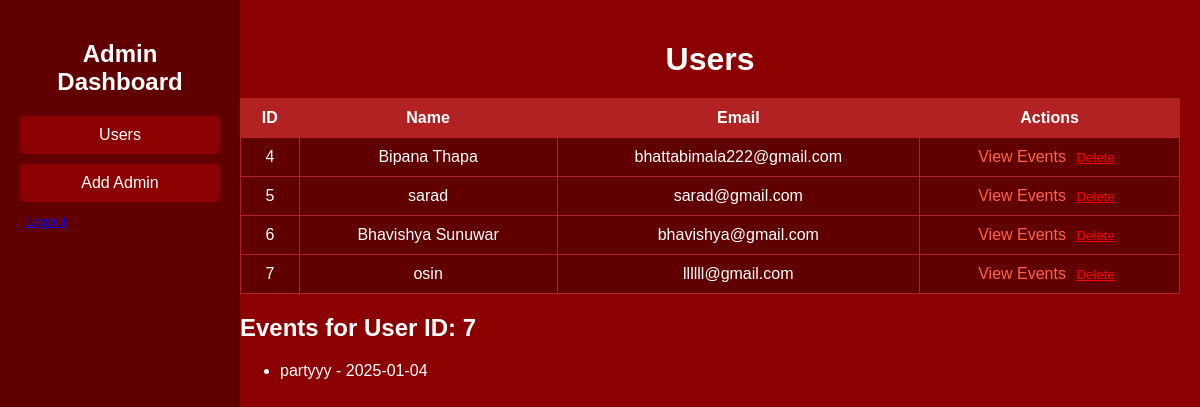
/admin.php?view_events=7 (signed in), run on the app's committed database.
### tables this page shows
CREATE TABLE `users` (
  `id` int(11) NOT NULL,
  `name` varchar(255) NOT NULL,
  `username` varchar(255) NOT NULL,
  `email` varchar(255) NOT NULL,
  `password` varchar(50) NOT NULL,
  `number` int(50) NOT NULL
);

CREATE TABLE `events` (
  `id` int(11) NOT NULL,
  `event_name` varchar(255) NOT NULL,
  `event_date` date NOT NULL,
  `user_id` int(11) NOT NULL
);

### admin.php (the view, shortened to what this page needs)
<?php
include 'connection.php';
$sql = "SELECT * FROM users ORDER BY id";
$users = $conn->query($sql);
if (isset($_GET['view_events'])) {
    $selected_user_id = $_GET['view_events'];
    $event_query = "SELECT * FROM events WHERE user_id = $selected_user_id ORDER BY event_date";
    $user_events = $conn->query($event_query);
}
?>
<!DOCTYPE html>
<html lang="en">
<head>
    <link rel="stylesheet" href="admin.css">
</head>
<body>
    <div class="sidebar">
        <h2>Admin Dashboard</h2>
        <ul>
            <li><a href="admin.php">Users</a></li>
            <li><a href="admin.php?action=add_admin">Add Admin</a></li>
            <form method="post" action="" style="display:inline;">
                <button type="submit" name="logout" style="background:none; border:none; color:blue; text-decoration:underline; cursor:pointer;">Logout</button>
            </form>
        </ul>
    </div>
    <div class="content">
        <?php if (isset($_GET['action']) && $_GET['action'] === 'add_admin') { ?>
            <div class="modal" id="addAdminModal">
        <div class="modal-content">
            <h1>Add Admin</h1>
            <form method="post" action="">
                <input type="text" name="admin_name" placeholder="Admin Name" required>
                <input type="text" name="admin_username" placeholder="Admin Username" required>
                <input type="email" name="admin_email" placeholder="Admin Email" required>
                <input type="password" name="admin_password" placeholder="Admin Password" required>
                <button type="submit" name="add_admin">Add Admin</button>
            </form>
        </div>
    </div>
        <?php } else { ?>
            <h1>Users</h1>
            <table>
                <thead>
                    <tr>
                        <th>ID</th>
                        <th>Name</th>
                        <th>Email</th>
                        <th>Actions</th>
                    </tr>
                </thead>
                <tbody>
                    <?php while ($user = $users->fetch_assoc()) { ?>
                        <tr>
                            <td><?php echo $user['id']; ?></td>
                            <td><?php echo htmlspecialchars($user['name']); ?></td>
                            <td><?php echo htmlspecialchars($user['email']); ?></td>
                            <td>
                                <a href="?view_events=<?php echo $user['id']; ?>">View Events</a>
                                <form method="post" action="" style="display:inline;">
                                    <button type="submit" name="delete_user" style="background:none; border:none; color:red; text-decoration:underline; cursor:pointer;">Delete</button>
                                </form>
                            </td>
                        </tr>
                    <?php } ?>
                </tbody>
            </table>
            <?php if (isset($user_events)) { ?>
                <h2>Events for User ID: <?php echo $selected_user_id; ?></h2>
                <ul>
                    <?php while ($event = $user_events->fetch_assoc()) { ?>
                        <li><?php echo htmlspecialchars($event['event_name']) . " - " . htmlspecialchars($event['event_date']); ?></li>
                    <?php } ?>
                </ul>
            <?php } ?>
        <?php } ?>
    </div>
</body>
</html>

### admin.css (style rules this page uses)
body { font-family: Arial, sans-serif; margin: 0; padding: 0; background-color: #8B0000; color: white; }
.sidebar { background-color: #610000; width: 200px; height: 100vh; position: fixed; top: 0; left: 0; padding: 20px; }
.sidebar h2 { color: white; text-align: center; margin-bottom: 20px; }
.sidebar ul { list-style: none; padding: 0; }
.sidebar ul li { margin: 10px 0; }
.sidebar ul li a { color: white; text-decoration: none; font-size: 16px; display: block; padding: 10px; background-color: #8B0000; border-radius: 5px; text-align: center; }
.content { margin-left: 220px; padding: 20px; }
h1 { text-align: center; margin-bottom: 20px; }
table { width: 100%; border-collapse: collapse; background-color: #610000; color: white; }
table th, table td { padding: 10px; text-align: center; border: 1px solid #B22222; }
table th { background-color: #B22222; }
a { color: #FF6347; text-decoration: none; }
form button { background-color: transparent; color: red; border: none; text-decoration: underline; cursor: pointer; }

### data on the page
users: id "4", name "Bipana Thapa", email "bhattabimala222@gmail.com"
users: id "5", name "sarad", email "sarad@gmail.com"
users: id "6", name "Bhavishya Sunuwar", email "bhavishya@gmail.com"
users: id "7", name "osin", email "llllll@gmail.com"
events: event_name "partyyy", event_date "2025-01-04"

### other printed values
$selected_user_id "7"
